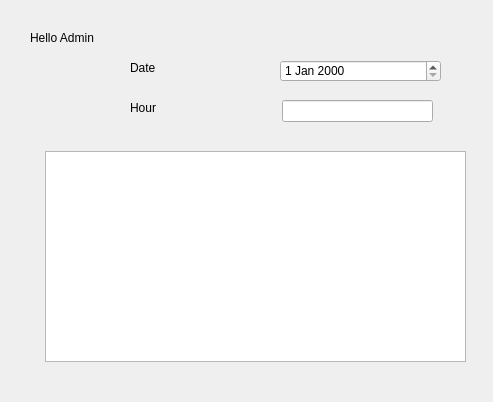
<?xml version="1.0" encoding="UTF-8"?>
<ui version="4.0">
 <class>QWidget</class>
 <widget class="QWidget" name="QWidget">
  <property name="geometry">
   <rect>
    <x>0</x>
    <y>0</y>
    <width>493</width>
    <height>402</height>
   </rect>
  </property>
  <property name="windowTitle">
   <string>Form</string>
  </property>
  <widget class="QLabel" name="label">
   <property name="geometry">
    <rect>
     <x>30</x>
     <y>30</y>
     <width>121</width>
     <height>16</height>
    </rect>
   </property>
   <property name="text">
    <string>Hello Admin</string>
   </property>
  </widget>
  <widget class="QDateEdit" name="dateEdit">
   <property name="geometry">
    <rect>
     <x>280</x>
     <y>60</y>
     <width>161</width>
     <height>22</height>
    </rect>
   </property>
  </widget>
  <widget class="QLineEdit" name="lineEdit">
   <property name="geometry">
    <rect>
     <x>282</x>
     <y>100</y>
     <width>151</width>
     <height>22</height>
    </rect>
   </property>
  </widget>
  <widget class="QLabel" name="label_2">
   <property name="geometry">
    <rect>
     <x>130</x>
     <y>60</y>
     <width>60</width>
     <height>16</height>
    </rect>
   </property>
   <property name="text">
    <string>Date</string>
   </property>
  </widget>
  <widget class="QLabel" name="label_3">
   <property name="geometry">
    <rect>
     <x>130</x>
     <y>100</y>
     <width>60</width>
     <height>16</height>
    </rect>
   </property>
   <property name="text">
    <string>Hour</string>
   </property>
  </widget>
  <widget class="QTableView" name="tableView">
   <property name="geometry">
    <rect>
     <x>45</x>
     <y>151</y>
     <width>421</width>
     <height>211</height>
    </rect>
   </property>
  </widget>
 </widget>
 <resources/>
 <connections/>
</ui>
